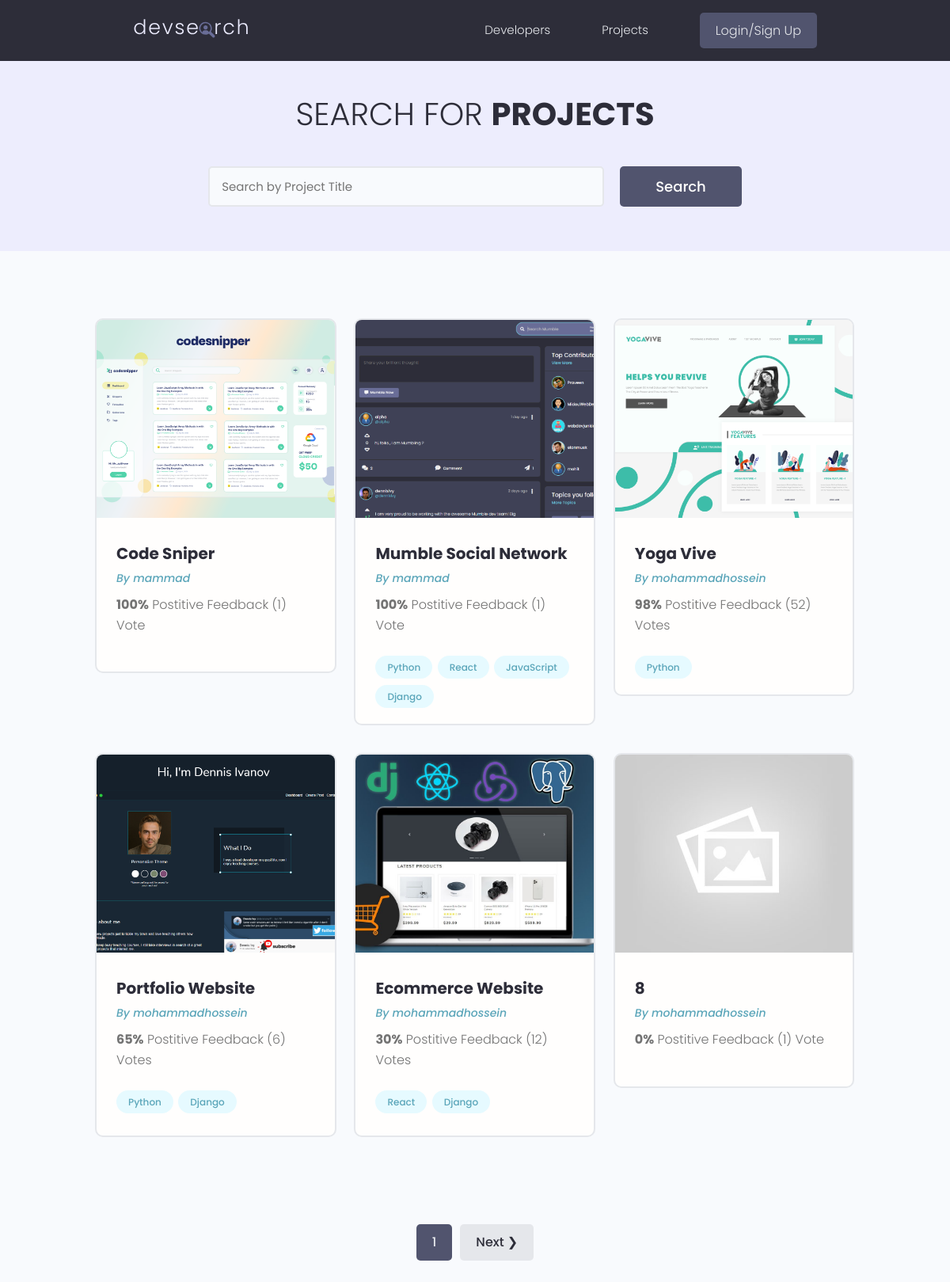
/projects/, run on the app's committed database.
### projects/models.py (models this page shows, shortened)
class project(models.Model):
    owner=models.ForeignKey(profile , null=True , blank=True , on_delete=models.SET_NULL)
    title=models.CharField(max_length=200)
    description=models.TextField(null=True,blank=True)
    featured_image=models.ImageField(null=True,blank=True ,default="default.jpg")
    demo_link=models.CharField(max_length=2000,null=True,blank=True)
    source_link=models.CharField(max_length=2000,null=True,blank=True)
    tags=models.ManyToManyField('Tag',blank=True)
    total_vote=models.IntegerField(default=0,null=True,blank=True)
    total_ratio=models.IntegerField(default=0,null=True,blank=True)
    created=models.DateTimeField(auto_now_add=True)
    id=models.UUIDField(default=uuid.uuid4,unique=True,editable=False,primary_key=True)
    class Meta:
        ordering=['-total_ratio','-total_vote','title']

class Tag(models.Model):
    name=models.CharField(max_length=200)
    created=models.DateTimeField(auto_now_add=True)
    id=models.UUIDField(default=uuid.uuid4,unique=True,editable=False,primary_key=True)
    def __str__(self):
        return self.name

### users/models.py (models this page shows, shortened)
class profile(models.Model):
    user=models.OneToOneField(User,on_delete=models.CASCADE , null=True,blank=True)
    name=models.CharField(max_length=200,blank=True,null=True)
    email=models.EmailField(max_length=500,null=True,blank=True)
    username=models.CharField(max_length=200,blank=True,null=True)
    location=models.CharField(max_length=200,blank=True,null=True)
    short_intro=models.CharField(max_length=200,blank=True,null=True)
    bio=models.TextField(blank=True,null=True)
    profile_image=models.ImageField(null=True,blank=True,upload_to='profiles/',default='profiles/user-default.png')
    social_github=models.CharField(max_length=200,blank=True,null=True)
    social_twitter=models.CharField(max_length=200,blank=True,null=True)
    social_linkedin=models.CharField(max_length=200,blank=True,null=True)
    social_youtube=models.CharField(max_length=200,blank=True,null=True)
    social_website=models.CharField(max_length=200,blank=True,null=True)
    created=models.DateTimeField(auto_now_add=True)
    id=models.UUIDField(default=uuid.uuid4,unique=True,editable=False,primary_key=True)

### projects/views.py (the view)
# urls.py: path('projects/',views.getProjects),
def projects(request):
    projects , search_query= searchProject(request)
    custom_range , projects=paginateProjects(request,projects,6)
    content={'projects':projects, 'search_query':search_query,'custom_range':custom_range}
    return render(request,'projects/projects.html',content)

### projects/utils.py (called while the page is built)
def paginateProjects(request,projects,result):
    page=request.GET.get('page')
    paginator=Paginator(projects,result)
    try:
        projects=paginator.page(page)
    except PageNotAnInteger:
        page=1
        projects=paginator.page(page)
    except EmptyPage:
        page=paginator.num_pages
        projects=paginator.page(page)
    leftIndex=int(page)-4
    if leftIndex <1:
        leftIndex=1
    rightIndex=int(page)+5
    if rightIndex > paginator.num_pages:
        rightIndex=paginator.num_pages
    custom_range=range(leftIndex,rightIndex)
    return custom_range , projects

def searchProject(request):
        search_query=''
        if request.GET.get('search_query'):
            search_query=request.GET.get('search_query')
        tags=Tag.objects.filter(name__icontains=search_query)
        projects=project.objects.distinct().filter(
            Q(title__icontains=search_query)|
            Q(description__icontains=search_query)|
            Q(owner__name__icontains=search_query)|
            Q(tags__in=tags)
    )
        return projects,search_query

### projects/templates/projects/projects.html (shortened to what this page needs)
{% extends 'main.html' %}
{%block content%}
  <main class="projects">
    <section class="hero-section text-center">
      <div class="container container--narrow">
        <div class="hero-section__box">
          <h2>Search for <span>Projects</span></h2>
        </div>
        <div class="hero-section__search">
          <form class="form" action="#" method="get">
            <div class="form__field">
              <input class="input input--text" id="formInput#search" type="text" name="search_query"
                placeholder="Search by Project Title" value="{{search_query}}" />
            </div>
            <input class="btn btn--sub btn--lg" type="submit" value="Search" />
          </form>
        </div>
      </div>
    </section>
    <section class="projectsList">
      <div class="container">
        <div class="grid grid--three">
          {%for project in projects%}
          <div class="column">
            <div class="card project">
              <a href="{% url 'project' project.id %}" class="project">
                <img class="project__thumbnail" src="{{project.featured_image.url}}" alt="project thumbnail" />
                <div class="card__body">
                  <h3 class="project__title">{{project.title}}</h3>
                  <p><a class="project__author" href="{% url 'user-profile' project.owner.id %}">By {{project.owner.name}}</a></p>
                  <p class="project--rating">
                    <span style="font-weight: bold;">{{project.total_ratio}}%</span> Postitive
                    Feedback ({{project.total_vote}}) Vote{{project.total_vote|pluralize:"s"}}
                  </p>
                  <div class="project__tags">
                    {% for tag in project.tags.all %}
                    <span class="tag tag--pill tag--main">
                      <small>{{tag}}</small>
                    </span>
                    {%endfor%}
                  </div>
                </div>
              </a>
            </div>
          </div>
          {%endfor%}
        </div>
      </div>
    </section>
    {% include 'pagination.html' with querySet=projects  custom_range=custom_range %}
  </main>
{%endblock content%}

### templates/main.html (shortened to what this page needs)
<!DOCTYPE html>
{% load static %}
<html lang="en">
<head>
    <link rel="stylesheet" href="https://cdn.iconmonstr.com/1.3.0/css/iconmonstr-iconic-font.min.css" />
    <link rel="stylesheet" href="{% static 'uikit/styles/uikit.css' %}" />
    <link rel="stylesheet" href="{% static 'styles/app.css' %}" />
</head>
<body>
    {% include 'navbar.html' %}
    {%block content%}
    {%endblock content%}
</body>
</html>

### templates/navbar.html (shortened to what this page needs)
{% load static %}
<header class="header">
    <div class="container container--narrow">
      <a href="{% url 'profiles' %}" class="header__logo">
        <img src="{% static 'images/logo.svg' %} " alt="DevSearch Logo" />
      </a>
      <nav class="header__nav">
        <ul class="header__menu">
          <li class="header__menuItem"><a href="{% url 'profiles' %}">Developers</a></li>
          <li class="header__menuItem"><a href="{% url 'projects' %}">Projects</a></li>
          {% if request.user.is_authenticated %}
          <li class="header__menuItem"><a href="{% url 'inbox' %}">Inbox</a></li>
          <li class="header__menuItem"><a href="{% url 'account' %}">Account</a></li>
          <li class="header__menuItem"><a href="{% url 'logout' %}" class="btn btn--sub">LOGOUT</a></li>
          {% else %}
          <li class="header__menuItem"><a href="{% url 'login' %}" class="btn btn--sub">Login/Sign Up</a></li>
          {%endif%}
        </ul>
      </nav>
    </div>
  </header>

### templates/pagination.html (shortened to what this page needs)
{% if querySet.has_other_pages %}
    <div class="pagination">
      <ul class="contaner" >
        {% for page in custom_range %}
          {% if page == querySet.number %}
          <li ><a class="btn page-link btn--sub " href="?page={{page}}">{{page}}</a></li>
          {% else %}
          <li ><a class="btn page-link " href="?page={{page}}">{{page}}</a></li>
          {% endif %}
        {% endfor %}
        {% if querySet.has_next %}
        <li ><a class="btn page-link " href="?page={{querySet.next_page_number}}"> Next &#10095  </a></li>
        {% endif %}
      </ul>
    </div>
    {% endif %}

### static/styles/app.css (style rules this page uses)
:root { --color-sub: #2d2d39; }
.btn--sub { background-color: var(--color-sub-light); }
.card { border: 2px solid var(--color-light); }
img { width: 100%; }
.header { position: sticky; z-index: 111; background-color: var(--color-sub); padding: 1.5rem 0; }
.header > .container { display: flex; justify-content: space-between; align-items: center; }
.header__logo > img { height: 3.8rem; }
.header__nav > ul { display: inline-flex; align-items: center; list-style: none; gap: 6.5rem; }
.header__menuItem > a { color: var(--color-light); font-weight: 300; }
.hero-section { height: 40vh; display: flex; align-items: center; background-color: var(--color-sub); }
.hero-section__box { margin-bottom: 4rem; }
.hero-section__box > h2, .hero-section__box > h2 > span { font-size: 4rem; color: var(--color-light); line-height: 1.3; text-transform: uppercase; }
.hero-section__box > h2 { font-weight: 300; }
.hero-section__box > h2 > span { font-weight: 700; }
.hero-section__search > .form { display: flex; align-items: center; justify-content: center; gap: 2rem; }
.hero-section__search > .form input.input--text { width: 50rem; }
.pagination { margin-top: 8rem; margin-bottom: 10rem; }
.pagination > ul { flex-wrap: wrap; list-style: none; display: flex; align-items: center; justify-content: center; gap: 1rem; }
.pagination .btn { color: var(--color-sub); }
.pagination .btn.btn--sub { color: var(--color-light); }
.project__author { font-size: 1.4rem; font-style: italic; }
.project--rating { margin-bottom: 1.6em; margin-top: .5em; }
.projects > .hero-section { background: var(--color-sub-lighter); height: 30vh; }
.projects .hero-section__box { margin-bottom: 2.5rem; }
.projects .hero-section__box > h2 { color: var(--color-sub); }
.projects .hero-section__box > h2 > span { font-weight: 700; color: var(--color-sub); }
.projectsList { margin-top: 8rem; }
.project__thumbnail { height: 25rem; object-fit: cover; object-position: top center; }
.project__title { font-size: 2rem; font-weight: 700; color: var(--color-sub); }

### static/uikit/styles/modules/_variables.css (style rules this page uses)
:root { --color-main: #5aa5b9; --color-main-light: #e6faff; --color-sub: #3f4156; --color-sub-light: #51546e; --color-sub-lighter: #ededfd; --color-text: #737373; --color-gray: #8b8b8b; --color-light: #e5e7eb; --color-light-gray: #767676; --color-bg: #f8fafd; --color-white: #fffefd; --color-white-light: #f3f3f3; --color-success: #359e64; --color-success-bg: #def8e8; --color-error: #fc4b0b; --color-error-bg: #fff2ee; --font-base: 'Poppins', arial, helvetica, 'Segoe UI', roboto, ubuntu, sans-serif; --font-monospace: 'Fira Code', 'Courier New', courier, monospace; --font-regular: 300; --font-medium: 500; --font-bold: 700; --generic-shadow: 1px 1px 5px #00000010; --generic-transition: all 0.3s ease-in-out; }

### static/uikit/styles/modules/_base.css (style rules this page uses)
* { margin: 0; padding: 0; box-sizing: border-box; text-rendering: optimizeLegibility; color: inherit; font-size: inherit; }
html { font-size: 50%; }
@media only screen and (min-width: 480px) { html { font-size: 56.25%; } }
@media only screen and (min-width: 1200px) { html { font-size: 62.5%; } }
body { line-height: 1.6; font-weight: 400; font-size: 1.5rem; color: var(--color-text); background-color: var(--color-bg); min-height: 100vh; }

### static/uikit/styles/modules/_typography.css (style rules this page uses)
* { font-family: var(--font-base); }
h2 { font-size: 3.6rem; font-weight: var(--font-bold); }
h3 { font-size: 3.2rem; font-weight: var(--font-medium); }
p, span, strong { font-size: 1.6rem; color: var(--color-text); font-weight: var(--font-regular); }
a { padding-bottom: 2px; text-decoration: none; display: inline-block; color: var(--color-main); font-weight: var(--font-medium); }

### static/uikit/styles/modules/_utilities.css (style rules this page uses)
.container { width: 92%; max-width: 165rem; margin: 0 auto; box-sizing: border-box; }
.container--narrow { width: 92%; max-width: 120rem; }
@media screen and (min-width: 1000px) { .container { width: 90%; } }
@media screen and (min-width: 1000px) { .container--narrow { width: 85%; } }
@media screen and (min-width: 1200px) { .container { width: 80%; } }
@media screen and (min-width: 1200px) { .container--narrow { width: 72%; } }
.text-center { text-align: center; }

### static/uikit/styles/modules/_card.css (style rules this page uses)
.card { border-radius: 1rem; background-color: var(--color-white); border: 1.5px solid var(--color-light); width: auto; height: auto; margin-top: 0.5rem; margin-bottom: 0.5rem; overflow: hidden; }
.card__body, .card__header { padding: 2rem 2.5rem; }

### data on the page
project: featured_image (picture), title "Code Sniper", owner.name "mammad", total_ratio "100", total_vote "1"
project: featured_image (picture), title "Mumble Social Network", owner.name "mammad", total_ratio "100", total_vote "1"
Tag: name "Python"
Tag: name "React"
Tag: name "JavaScript"
Tag: name "Django"
project: featured_image (picture), title "Yoga Vive", owner.name "mohammadhossein", total_ratio "98", total_vote "52"
project: featured_image (picture), title "Portfolio Website", owner.name "mohammadhossein", total_ratio "65", total_vote "6"
project: featured_image (picture), title "Ecommerce Website", owner.name "mohammadhossein", total_ratio "30", total_vote "12"
project: featured_image (placeholder picture), title "8", owner.name "mohammadhossein", total_ratio "0", total_vote "1"

### other printed values
{{ page }} "1"
